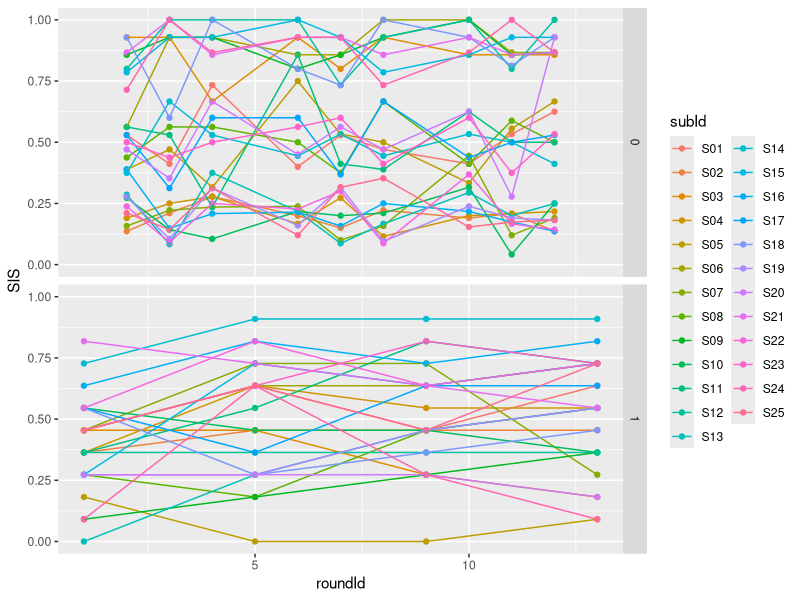
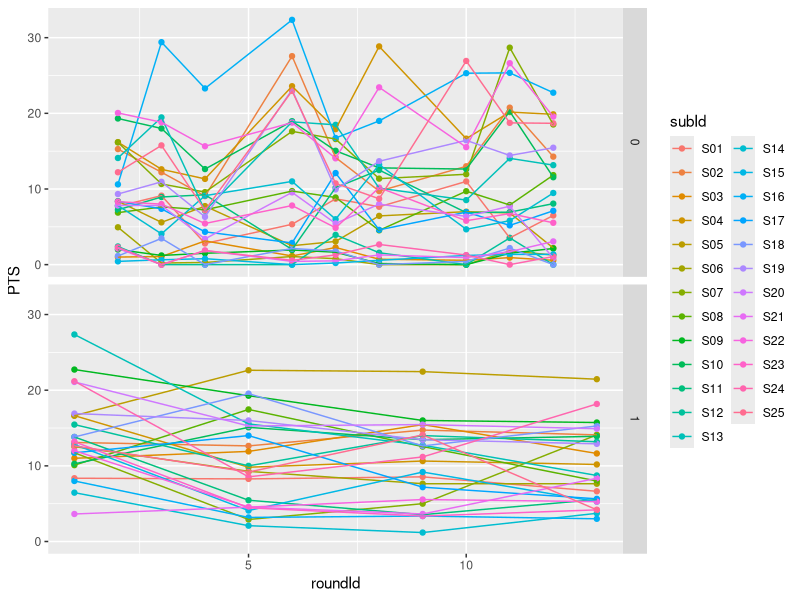
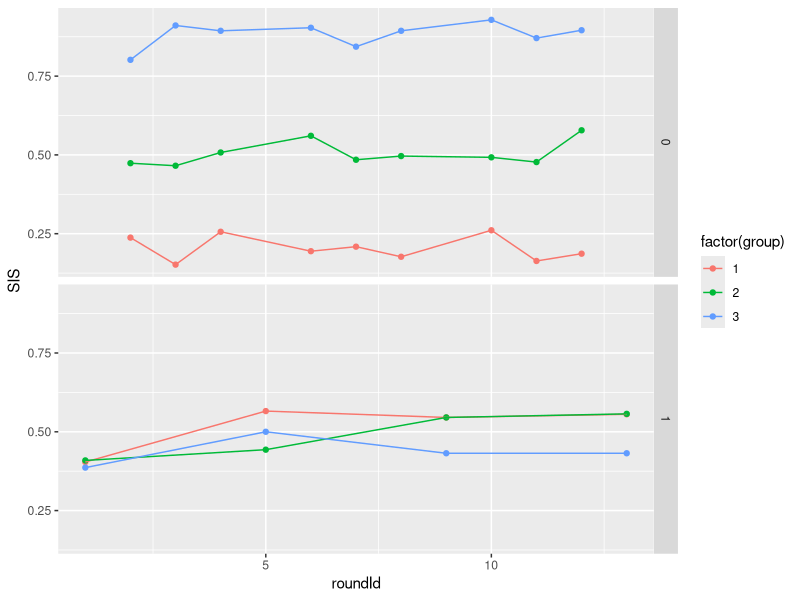
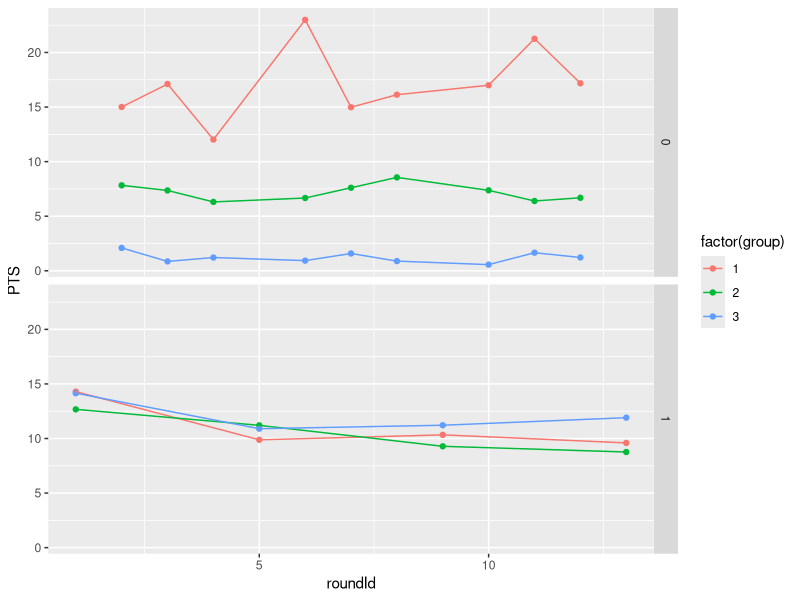

Write the R code that produced these figures, in order. (Note: this script raises an error after producing the figures.)
library(plyr)
library(ggplot2)
library(psych)

D <- read.table('data/datat.txt', sep=',', header=T)

describeBy(D, group = D$isTestGame)

success <- ddply(D, .(subId, roundId, isTestGame), summarise,
                    SIS = mean(successInStatic),
                    PTS = mean(pressesToSuccess))

describeBy(success, group = success$subId)

ggplot(success, aes(x=roundId, y=SIS, colour=subId)) + 
  geom_point() +
  geom_line() +
  facet_grid(isTestGame ~ .)

ggplot(success, aes(x=roundId, y=PTS, colour=subId)) + 
  geom_point() +
  geom_line() +
  facet_grid(isTestGame ~ .)


success.group <- ddply(D, .(group, roundId, isTestGame), summarise,
                 SIS = mean(successInStatic),
                 PTS = mean(pressesToSuccess))

describeBy(success.group, group = success.group$group)

ggplot(success.group, aes(x=roundId, y=SIS, colour=factor(group))) + 
  geom_point() +
  geom_line() +
  facet_grid(isTestGame ~ .)

ggplot(success.group, aes(x=roundId, y=PTS, colour=factor(group))) + 
  geom_point() +
  geom_line() +
  facet_grid(isTestGame ~ .)


# Simple Bar Plot 
counts <- table(success.group)
barplot(counts)
